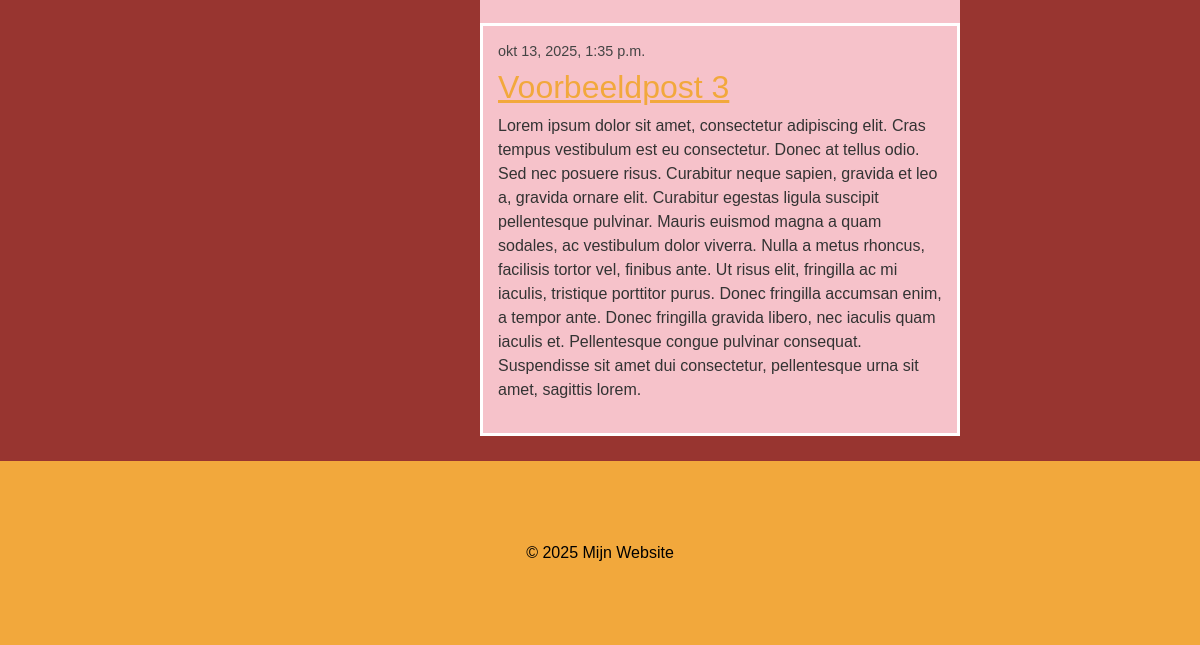
Before: / (lower part) with the older database file.
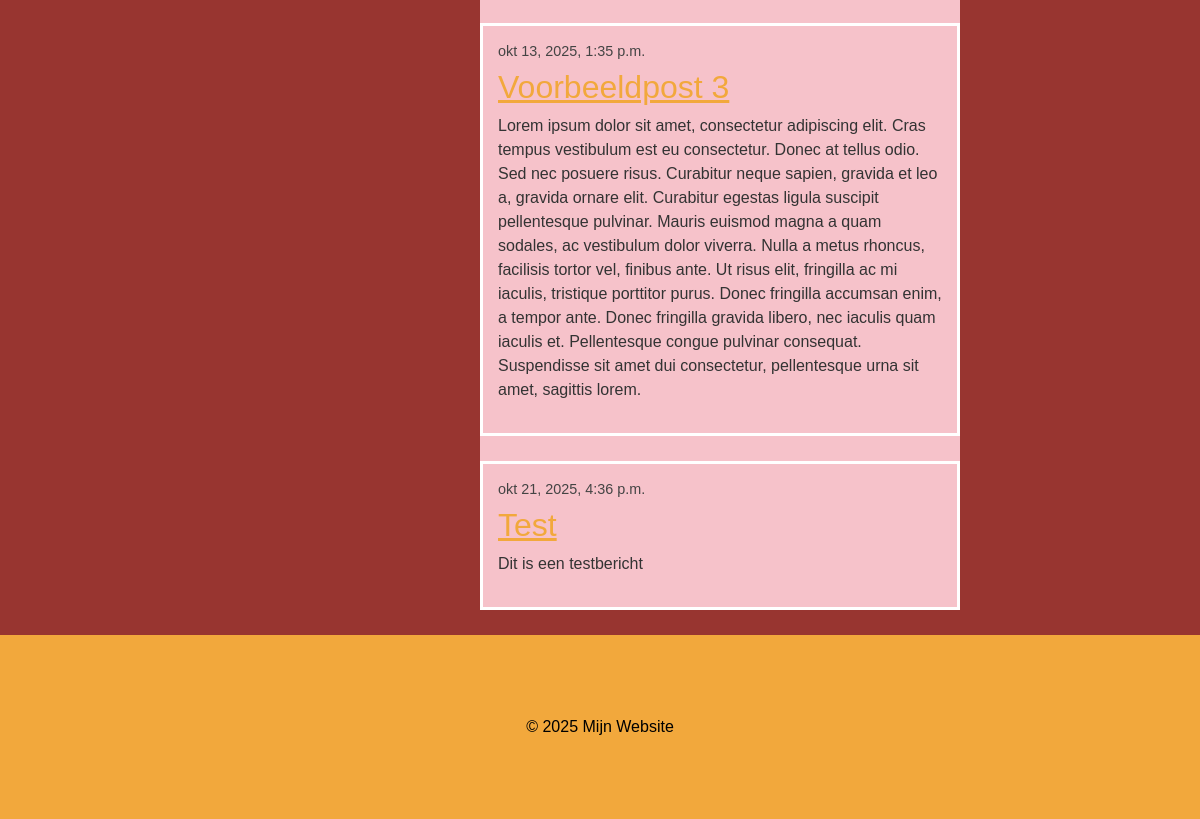
After: the same page with the newer database file.
### blog/models.py (models this page shows, shortened)
class Post(models.Model):
    author = models.ForeignKey(settings.AUTH_USER_MODEL, on_delete=models.CASCADE)
    title = models.CharField(max_length=200)
    text = models.TextField()
    created_date = models.DateTimeField(default=timezone.now)
    published_date = models.DateTimeField(blank=True, null=True)

### blog/views.py (the view)
# urls.py: path('', views.post_list, name='post_list'),
def post_list(request):
   posts = Post.objects.filter(published_date__lte=timezone.now()).order_by('published_date')
   return render(request, 'blog/post_list.html', {'posts': posts})

### blog/templates/blog/post_list.html
{% extends 'blog/base.html' %}
{% block inhoud %}
    {% for post in posts %}
        <article class="post">
            <time class="date">
                {{ post.published_date }}
            </time>
            <h2>
                <a href="{% url 'post_inhoud' pk=post.pk %}">{{ post.title }}</a>
            </h2>
            <p>{{ post.text|linebreaksbr }}</p>
        </article>
    {% endfor %}
{% endblock %}

Changed rows visible on the page:
added Post: published_date "okt 21, 2025, 4:36 p.m.", title "Test", text "Dit is een testbericht"
